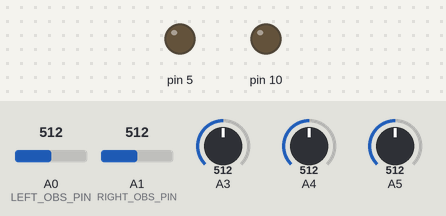
Bench run of a sketch on a simulated Arduino Uno, built with avr-gcc and run on an emulated ATmega328P. Parts: output pins drawn as LEDs (lit = HIGH). The test bench sets the inputs (shaded band); at power-on: A3 = 512, A5 = 512, A0 (LEFT_OBS_PIN) = 512, A1 (RIGHT_OBS_PIN) = 512, A4 = 512. Random numbers use the default seed unless the sketch sets one.

Above: at 1.2 s.
1.3 s: A3 set to 523
At 1.8 s:
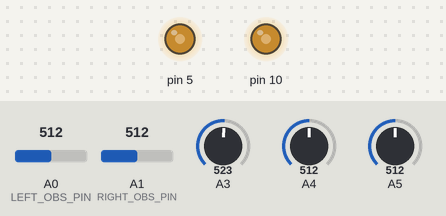
2.8 s: A5 set to 716
At 5.6 s:
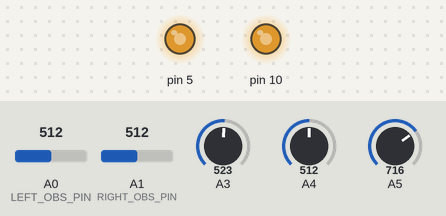
5.8 s: A5 set to 502
7.3 s: A5 set to 522
At 9.0 s:
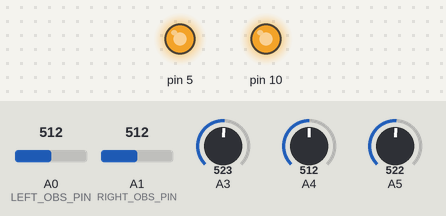
Timing chart, 0 to 11.3 s (numbered marks = the images above; inputs shaded):
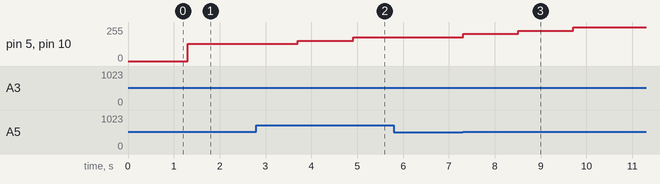

The sketch:

WifiCar.ino
```cpp
/*
Needed components:
    - Arduino Uno       (x1)
    - Raspberry Pi      (x1)
    - USB power bank    (x1)
    - 1.5V AA           (x8)
    - 1.5V AA battery shell (holding 4) (x2)
    - step motor        (x4)
    - RC car framework  (x1)
    - L298N (H-bridge)  (x1)
    - InfraRed obstacle sensor  (x2)
Connections:
    - Pi.USB    <-> Uno.USB
*/
#include "protocol.h"
#include "PiPin.h"
#include "Motor.h"

//#define ENABLE_DEBUG
#include "debug.h"

const char NEW_LINE = 0;
const int SERIAL_BAUDRATE = 19200;

/* Uno <-> Pi GPIO connection:
    PIN_A3   <-> Pi_37   (GPIO_26)   ## bit 0
    PIN_A4   <-> Pi_38   (GPIO_20)   ## bit 1
    PIN_A5   <-> Pi_40   (GPIO_21)   ## bit 2
*/
PiPin pipin(3, 4, 5);

/* L298N connection:
    enA -> PIN_D10
    in1 -> PIN_D9
    in2 -> PIN_D8
    enB -> PIN_D5
    in3 -> PIN_D7
    in4 -> PIN_D6
*/
Motor motor(10, 9, 8, 5, 7, 6);

/* InfraRed obstacle sensor (left) connections:
    VCC  <-> 5V
    GND  <-> GND
    Out  <-> PIN_A0

   InfraRed obstacle sensor (left) connections:
    VCC  <-> 5V
    GND  <-> GND
    Out  <-> PIN_A1
*/
const int LEFT_OBS_PIN  = 0;
const int RIGHT_OBS_PIN = 1;

// internal status for checking obstacles
const byte _STATUS_OBS_NONE         = 0x0;
const byte _STATUS_OBS_LEFT         = 0x1;
const byte _STATUS_OBS_RIGHT        = 0x2;
const byte _STATUS_OBS_FRONT        = 0x4;
const unsigned long FRONT_DIST_THRESHOLD = 200;  // try to avoid front crash when obstacle is 200 mm away
const int MANOEUVRE_TIME    = 400;  // ms

void setup() {
    Serial.begin(SERIAL_BAUDRATE);
    motor.init();
    pipin.init();
    randomSeed(analogRead(5));
}

void loop() {
    int op_code, motor_status;
    byte obs_status = _STATUS_OBS_NONE;
    op_code = pipin.read();
    switch (op_code) {
        case OP_CODE_MOTOR_FORWARD:
        case OP_CODE_MOTOR_BACKWARD:
        case OP_CODE_MOTOR_STOP:
        case OP_CODE_MOTOR_SPEEDUP:
        case OP_CODE_MOTOR_SPEEDDOWN:
        case OP_CODE_MOTOR_TURNLEFT:
        case OP_CODE_MOTOR_TURNRIGHT: motor.execute(op_code); break;
        case OP_CODE_ECHO: dbg_print("ECHO"); break;
        default: dbg_print(Response(STATUS_UNSUPPORTED, "").to_s());
    }
    // manoeuvre to avoid front crash
    motor_status = motor.status;
    obs_status |= !(analogRead(LEFT_OBS_PIN) > 512) ? true: false;
    obs_status |= (!(analogRead(RIGHT_OBS_PIN) > 512) ? true: false) << 1;
    obs_status |= ((obs_status&0x1) | ((obs_status>>1)&0x1)) << 2;
    dbg_print(obs_status);
    switch (obs_status) {
        case _STATUS_OBS_LEFT | _STATUS_OBS_RIGHT | _STATUS_OBS_FRONT:
            switch (motor_status) {
                case MOTOR_STATUS_FORWARD:
                    motor.backward(); delay(MANOEUVRE_TIME); motor.stop();
                    if (random(0, 2) == 0) {
                        motor.turnleft(); delay(MANOEUVRE_TIME*2); motor.stop();
                    } else {
                        motor.turnright(); delay(MANOEUVRE_TIME*2); motor.stop();
                    }
                    motor.forward(); break;
                case MOTOR_STATUS_LEFT:
                    motor.backward(); delay(MANOEUVRE_TIME); motor.turnleft();
                    break;
                case MOTOR_STATUS_RIGHT:
                    motor.backward(); delay(MANOEUVRE_TIME); motor.turnright();
                    break;
                case MOTOR_STATUS_BACKWARD: break;
                case MOTOR_STATUS_STOP: break;
                default: break;
            }
            break;
        case _STATUS_OBS_LEFT | _STATUS_OBS_RIGHT:
            switch (motor_status) {
                case MOTOR_STATUS_FORWARD: break;
                case MOTOR_STATUS_LEFT:
                    motor.backward(); delay(MANOEUVRE_TIME); motor.turnleft();
                    break;
                case MOTOR_STATUS_RIGHT:
                    motor.backward(); delay(MANOEUVRE_TIME); motor.turnright();
                    break;
                case MOTOR_STATUS_BACKWARD: break;
                case MOTOR_STATUS_STOP: break;
                default: break;
            }
            break;
        case _STATUS_OBS_LEFT | _STATUS_OBS_FRONT:
            switch (motor_status) {
                case MOTOR_STATUS_FORWARD:
                    motor.backward(); delay(MANOEUVRE_TIME); motor.stop();
                    motor.turnright(); delay(MANOEUVRE_TIME*2); motor.stop();
                    motor.forward(); break;
                case MOTOR_STATUS_LEFT:
                    motor.backward(); delay(MANOEUVRE_TIME); motor.turnleft();
                    break;
                case MOTOR_STATUS_RIGHT:
                    motor.backward(); delay(MANOEUVRE_TIME); motor.turnright();
                    break;
                case MOTOR_STATUS_BACKWARD: break;
                case MOTOR_STATUS_STOP: break;
                default: break;
            }
            break;
        case _STATUS_OBS_RIGHT | _STATUS_OBS_FRONT:
            switch (motor_status) {
                case MOTOR_STATUS_FORWARD:
                    motor.backward(); delay(MANOEUVRE_TIME); motor.stop();
                    motor.turnleft(); delay(MANOEUVRE_TIME*2); motor.stop();
                    motor.forward(); break;
                case MOTOR_STATUS_LEFT: break;
                case MOTOR_STATUS_RIGHT: break;
                case MOTOR_STATUS_BACKWARD: break;
                case MOTOR_STATUS_STOP: break;
                default: break;
            }
            break;
        case _STATUS_OBS_LEFT: break;
        case _STATUS_OBS_RIGHT: break;
        case _STATUS_OBS_FRONT: break;
        default: break;
    }
}
```

Motor.cpp
```cpp
/*
*/
#include "Motor.h"

/****************************************************************************/

Motor::Motor(int _enA, int _in1, int _in2, int _enB, int _in3, int _in4):
    enA(_enA), in1(_in1), in2(_in2), enB(_enB), in3(_in3), in4(_in4)
{
    status                  = MOTOR_STATUS_STOP;
    long_execution_timer    = MOTOR_LONG_EXECUTION_TIMER;
    short_execution_timer   = MOTOR_SHORT_EXECUTION_TIMER;
    speed                   = MOTOR_LOWEST_SPEED;
}

void Motor::init() {
    last_update = millis();
}

void Motor::idle() {
    unsigned long now = millis();
    long_execution_timer -= now - last_update;
    if (long_execution_timer < 0) {
        long_execution_timer = 0;
    }
    short_execution_timer -= now - last_update;
    if (short_execution_timer < 0) {
        short_execution_timer = 0;
    }
    if (long_execution_timer == 0) {
        stop();
        status = MOTOR_STATUS_STOP;
    } else if (short_execution_timer == 0) {
        if (status == MOTOR_STATUS_LEFT || status == MOTOR_STATUS_RIGHT) {
            forward();
            status = MOTOR_STATUS_FORWARD;
        }
    }
}

void Motor::execute(int op_code) {
    switch (op_code) {
        case OP_CODE_MOTOR_FORWARD:   forward(); break;
        case OP_CODE_MOTOR_BACKWARD:  backward(); break;
        case OP_CODE_MOTOR_STOP:      stop(); break;
        case OP_CODE_MOTOR_SPEEDUP:   speedup(); break;
        case OP_CODE_MOTOR_SPEEDDOWN: speeddown(); break;
        case OP_CODE_MOTOR_TURNLEFT:  turnleft(); break;
        case OP_CODE_MOTOR_TURNRIGHT: turnright(); break;
        default: ;
    }
}

void Motor::forward() {
    digitalWrite(in1, HIGH);
    digitalWrite(in2, LOW);
    digitalWrite(in3, HIGH);
    digitalWrite(in4, LOW);
    analogWrite(enA, speed);
    analogWrite(enB, speed);
    status = MOTOR_STATUS_FORWARD;
    long_execution_timer = MOTOR_LONG_EXECUTION_TIMER;
}

void Motor::backward() {
    digitalWrite(in1, LOW);
    digitalWrite(in2, HIGH);
    digitalWrite(in3, LOW);
    digitalWrite(in4, HIGH);
    analogWrite(enA, speed);
    analogWrite(enB, speed);
    status = MOTOR_STATUS_BACKWARD;
    long_execution_timer = MOTOR_LONG_EXECUTION_TIMER;
}

void Motor::turnleft() {
    digitalWrite(in1, HIGH);
    digitalWrite(in2, LOW);
    digitalWrite(in3, LOW);
    digitalWrite(in4, HIGH);
    analogWrite(enA, speed);
    analogWrite(enB, speed);
    status = MOTOR_STATUS_LEFT;
    long_execution_timer = MOTOR_LONG_EXECUTION_TIMER;
    short_execution_timer = MOTOR_SHORT_EXECUTION_TIMER;
}

void Motor::turnright() {
    digitalWrite(in1, LOW);
    digitalWrite(in2, HIGH);
    digitalWrite(in3, HIGH);
    digitalWrite(in4, LOW);
    analogWrite(enA, speed);
    analogWrite(enB, speed);
    status = MOTOR_STATUS_RIGHT;
    long_execution_timer = MOTOR_LONG_EXECUTION_TIMER;
    short_execution_timer = MOTOR_SHORT_EXECUTION_TIMER;
}

void Motor::stop() {
    digitalWrite(in1, LOW);
    digitalWrite(in2, LOW);
    digitalWrite(in3, LOW);
    digitalWrite(in4, LOW);
    analogWrite(enA, 0);
    analogWrite(enB, 0);
    status = MOTOR_STATUS_STOP;
    long_execution_timer = MOTOR_LONG_EXECUTION_TIMER;
}

void Motor::speedup() {
    speed += MOTOR_SPEED_STEP;
    if (speed > MOTOR_HIGHEST_SPEED) {
        speed = MOTOR_HIGHEST_SPEED;
    }
    analogWrite(enA, speed);
    analogWrite(enB, speed);
    long_execution_timer = MOTOR_LONG_EXECUTION_TIMER;
    short_execution_timer = MOTOR_SHORT_EXECUTION_TIMER;
}

void Motor::speeddown() {
    speed -= MOTOR_SPEED_STEP;
    if (speed < MOTOR_LOWEST_SPEED) {
        speed = MOTOR_LOWEST_SPEED;
    }
    analogWrite(enA, speed);
    analogWrite(enB, speed);
    long_execution_timer = MOTOR_LONG_EXECUTION_TIMER;
    short_execution_timer = MOTOR_SHORT_EXECUTION_TIMER;
}
```

Motor.h
```cpp
/*
*/

#ifndef __MOTOR_H__
#define __MOTOR_H__

#include <Arduino.h>
#include "protocol.h"

const int MOTOR_STATUS_STOP    = 0x00;
const int MOTOR_STATUS_FORWARD = 0x01;
const int MOTOR_STATUS_LEFT    = 0x02;
const int MOTOR_STATUS_RIGHT   = 0x03;
const int MOTOR_STATUS_BACKWARD= 0x04;

const int MOTOR_LONG_EXECUTION_TIMER    = 5000; // 5 seconds
const int MOTOR_SHORT_EXECUTION_TIMER   = 500;  // 0.5 seconds
const int MOTOR_HIGHEST_SPEED           = 255;
const int MOTOR_LOWEST_SPEED            = 128;
const int MOTOR_SPEED_STEP              = 25;

class Motor
{
private:
    int enA, in1, in2, enB, in3, in4;
    int speed;
    int long_execution_timer;
    int short_execution_timer;
    unsigned long last_update;

public:
    int status;
    Motor(int _enA, int _in1, int _in2, int _enB, int _in3, int _in4);
    void init(void);
    void execute(int op_code);
    void idle(void);
    void forward(void);
    void backward(void);
    void turnleft(void);
    void turnright(void);
    void stop(void);
    void speedup(void);
    void speeddown(void);
};

#endif  // __MOTOR_H__
```

PiPin.cpp
```cpp
/*  To save digital pin usage on Arduino, this library assumes analog pins
    are used instead.
*/
#include "PiPin.h"

/****************************************************************************/

PiPin::PiPin(int _in0, int _in1, int _in2):
    in0(_in0), in1(_in1), in2(_in2)
{
}

void PiPin::init() {
    pinMode(in0, INPUT_PULLUP);
    pinMode(in1, INPUT_PULLUP);
    pinMode(in2, INPUT_PULLUP);
}

int PiPin::read() {
    byte first_read, second_read;
    boolean is_jitter = true;
    while (is_jitter) {
        first_read = (analogRead(in0)>512?1:0) | ((analogRead(in1)>512?1:0) << 1) | ((analogRead(in2)>512?1:0) << 2);
        delay(1);
        second_read = (analogRead(in0)>512?1:0) | ((analogRead(in1)>512?1:0) << 1) | ((analogRead(in2)>512?1:0) << 2);
        if (first_read == second_read) {
            is_jitter = false;
        }
    }
    return PIPIN_TO_PROTOCOL_OP_CODES[first_read];
}
```

PiPin.h
```cpp
/*
    Define a digital pin connection with Raspberry Pi.
*/

#ifndef __PIPIN_H__
#define __PIPIN_H__

#include <Arduino.h>
#include "protocol.h"

const byte PIPIN_OP_CODE_MOTOR_STOP         = 0x0;
const byte PIPIN_OP_CODE_MOTOR_FORWARD      = 0x1;
const byte PIPIN_OP_CODE_MOTOR_BACKWARD     = 0x2;
const byte PIPIN_OP_CODE_MOTOR_TURNLEFT     = 0x3;
const byte PIPIN_OP_CODE_MOTOR_TURNRIGHT    = 0x4;
const byte PIPIN_OP_CODE_MOTOR_SPEEDUP      = 0x5;
const byte PIPIN_OP_CODE_MOTOR_SPEEDDOWN    = 0x6;
const int PIPIN_TO_PROTOCOL_OP_CODES[8] = {OP_CODE_MOTOR_STOP, OP_CODE_MOTOR_FORWARD, OP_CODE_MOTOR_BACKWARD, OP_CODE_MOTOR_TURNLEFT, OP_CODE_MOTOR_TURNRIGHT, OP_CODE_MOTOR_SPEEDUP, OP_CODE_MOTOR_SPEEDDOWN, OP_CODE_UNKNOWN};

class PiPin
{
private:
    int in0, in1, in2;

public:
    PiPin(int _in0, int _in1, int _in2);
    void init(void);
    int read(void);
};

#endif  // __PIPIN_H__
```

UltraSoundDistanceMeas.cpp
```cpp
// (licence header left out)
#include "UltraSoundDistanceMeas.h"

/****************************************************************************/
unsigned long UltraSoundDistanceMeas::measure()
{
    unsigned long round_trip_time = 0;
    unsigned long distance = 0;
    digitalWrite(trig_pin, LOW);
    digitalWrite(trig_pin, HIGH);
    delayMicroseconds(20);
    digitalWrite(trig_pin, LOW);
    round_trip_time = pulseIn(echo_pin, HIGH);
    if (round_trip_time !=0 )
    {
        distance = round_trip_time * (ULTRASOUND_SPEED >> 1 );
    }
    return distance;
}

/****************************************************************************/
UltraSoundDistanceMeas::UltraSoundDistanceMeas(
    unsigned int _trig_pin, unsigned int _echo_pin):
    trig_pin(_trig_pin), echo_pin(_echo_pin)
{
}

void UltraSoundDistanceMeas::init()
{
    pinMode(trig_pin, OUTPUT);
    pinMode(echo_pin, INPUT);
}
```

UltraSoundDistanceMeas.h
```cpp
// (licence header left out)
/**
 * @file UltraSoundDistanceMeas.h
 *
 * Class declaration for UltraSoundDistanceMeas
 */

#ifndef __UltraSoundDistanceMeas_H__
#define __UltraSoundDistanceMeas_H__

#include <Arduino.h>

// speed of ultra sound: 340 m/s = 340 um/us
#define ULTRASOUND_SPEED 340

class UltraSoundDistanceMeas
{
private:
    unsigned int trig_pin;
    unsigned int echo_pin;

public:

    /**
    * @name Primary public interface
    *
    *  These are the main methods you need to operate the chip
    */
    /**@{*/

    /**
    * Constructor
    *
    * Creates a new instance of this driver.  Before using, create
    * an instance and send in the unique pins that this chip is
    * connected to.
    *
    * @param trig_pin The pin attached to Trig
    * @param echo_pin The pin attached to Echo
    */
    UltraSoundDistanceMeas(unsigned int _trig_pin, unsigned int _echo_pin);

    /**
    * Turn light on with given color.
    */
    unsigned long measure(void);

    void init(void);

    /**@}*/

};

#endif // __UltraSoundDistanceMeas_H__
```

debug.h
```cpp
/*
    Define debug macros.
*/

#ifndef __DEBUG_H__
#define __DEBUG_H__

#include <Arduino.h>

#ifdef ENABLE_DEBUG
    #define dbg_print(a_str) Serial.println(a_str)
#else
    #define dbg_print(a_str)
#endif

#endif  // __DEBUG_H__
```

protocol.cpp
```cpp
/*
*/
#include "protocol.h"

/****************************************************************************/
void send(String a_str) {
    Serial.println(a_str);
}

Command::Command(String __str):
    _str(__str), error("")
{
    int first_separator_index, second_separator_index, end_mark_index;
    String temp_str;
    is_ok = true;
//send( DebugMsg("Command::Command _str=" + _str).to_s() );
    if (!_str.startsWith(TYPE_COMMAND)) {
        is_ok = false;
        error = _str + " is not a COMMAND";
    }
    if (is_ok) { // find the first separator
        first_separator_index = _str.indexOf(SEPARATOR);    // it should always be "CMD:xxxxx"
//send( DebugMsg("Command::Command first_separator_index=" + first_separator_index).to_s() );
        if (first_separator_index == -1) {
            // no SEPARATOR found, this is wrong
            is_ok = false;
            error = _str + " is missing separator";
        }
    }
    if (is_ok) { // find the end mark
        end_mark_index = _str.indexOf(END_MARK);
//send( DebugMsg("Command::Command end_mark_index=" + end_mark_index).to_s() );
        if (end_mark_index == -1) {
            // no end mark is found
            is_ok = false;
            error = _str + " is missing end mark";
        }
    }
    if (is_ok && end_mark_index <= first_separator_index) {
        // end mark is before the first separator, wrong
        is_ok = false;
        error = _str + " has end mark before the first separator";
    }
    if (is_ok) { // find the second separator
        second_separator_index = _str.indexOf(SEPARATOR, first_separator_index + 1);
//send( DebugMsg("Command::Command second_separator_index=" + second_separator_index).to_s() );
        if (second_separator_index == -1) {
            // not found, then there is only one separator
            second_separator_index = end_mark_index;
        }
//send( DebugMsg("Command::Command end_mark_index=" + end_mark_index).to_s() );
//send( DebugMsg("Command::Command second_separator_index=" + second_separator_index).to_s() );
        // get <operation> field
        temp_str = _str.substring(first_separator_index+1, second_separator_index);
//send( DebugMsg("Command::Command temp_str=" + temp_str).to_s() );
        if (temp_str.length() == 0) {
            // <operation> field is empty
            is_ok = false;
            error = _str + " has an empty operation field";
        }
    }
//send( DebugMsg("Command::Command error=" + error).to_s() );
    if (is_ok) { // decide op_code
        op_str = temp_str;
//send( DebugMsg("Command::Command op_str=" + op_str).to_s() );
        if (op_str == "TEMPER") {
            op_code = OP_CODE_TEMPERATURE;
        } else if (op_str == "ECHO") {
            op_code = OP_CODE_ECHO;
        } else if (op_str == "FORWARD") {
            op_code = OP_CODE_MOTOR_FORWARD;
        } else if (op_str == "BACKWARD") {
            op_code = OP_CODE_MOTOR_BACKWARD;
        } else if (op_str == "STOP") {
            op_code = OP_CODE_MOTOR_STOP;
        } else if (op_str == "SPEEDUP") {
            op_code = OP_CODE_MOTOR_SPEEDUP;
        } else if (op_str == "SPEEDDOWN") {
            op_code = OP_CODE_MOTOR_SPEEDDOWN;
        } else if (op_str == "TURNLEFT") {
            op_code = OP_CODE_MOTOR_TURNLEFT;
        } else if (op_str == "TURNRIGHT") {
            op_code = OP_CODE_MOTOR_TURNRIGHT;
        } else {
            op_code = OP_CODE_UNKNOWN;
        }
    }
}

String Command::echo() {
    return Response(STATUS_OK, op_str).to_s();
}

Response::Response(int _status, String _msg):
    status(_status), msg(_msg)
{
}

String Response::to_s() {
    String status_str;
    switch (status) {
        case STATUS_OK: status_str = "OK"; break;
        case STATUS_UNSUPPORTED: status_str = "NOT_SUPPORTED"; break;
        default: status_str = String("NOK:");
    }
    return String("RSP:") + status_str + ":" + msg + ";";
}

DebugMsg::DebugMsg(String __str):
    _str(__str)
{
}

String DebugMsg::to_s() {
    return String("DEB:") + _str + ";";
}
```

Source omitted: protocol.h (1269 bytes)

Measured:
- the behaviour switches between 512 and 513 on A3 (found by bisection; images 0 and 1)
- after the input at 1.3 s, pin 5, pin 10: 0/255 → 128/255 at once
- after the input at 2.8 s, pin 5, pin 10: 128/255 → 153/255 after 0.91 s, → 178/255 1.2 s later
- after the input at 7.3 s, pin 5, pin 10: 178/255 → 203/255 at once, → 228/255 1.2 s later, → 253/255 1.2 s later, → 255/255 1.2 s later
